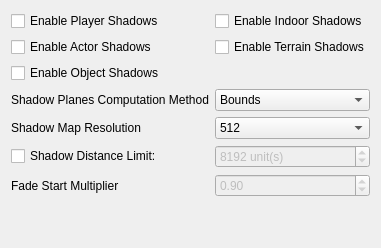
           <widget class="QWidget" name="shadowsTab">
            <attribute name="title">
             <string>Shadows</string>
            </attribute>
            <layout class="QHBoxLayout" name="horizontalLayout">
             <item>
              <layout class="QGridLayout" name="shadowsLayout" columnstretch="0,0">
               <item row="5" column="1">
                <widget class="QComboBox" name="shadowComputeSceneBoundsComboBox">
                 <item>
                  <property name="text">
                   <string>Bounds</string>
                  </property>
                 </item>
                 <item>
                  <property name="text">
                   <string>Primitives</string>
                  </property>
                 </item>
                 <item>
                  <property name="text">
                   <string>None</string>
                  </property>
                 </item>
                </widget>
               </item>
               <item row="5" column="0">
                <widget class="QLabel" name="shadowComputeSceneBoundsLabel">
                 <property name="toolTip">
                  <string>&lt;html&gt;&lt;head/&gt;&lt;body&gt;&lt;p&gt;Type of &quot;compute scene bounds&quot; computation method to be used. Bounds (default) for good balance between performance and shadow quality, primitives for better looking shadows or none for no computation.&lt;/p&gt;&lt;/body&gt;&lt;/html&gt;</string>
                 </property>
                 <property name="text">
                  <string>Shadow Planes Computation Method</string>
                 </property>
                </widget>
               </item>
               <item row="7" column="1">
                <widget class="QSpinBox" name="shadowDistanceSpinBox">
                 <property name="enabled">
                  <bool>false</bool>
                 </property>
                 <property name="toolTip">
                  <string>&lt;html&gt;&lt;head/&gt;&lt;body&gt;&lt;p&gt;64 game units is 1 real life yard or about 0.9 m&lt;/p&gt;&lt;/body&gt;&lt;/html&gt;</string>
                 </property>
                 <property name="suffix">
                  <string> unit(s)</string>
                 </property>
                 <property name="minimum">
                  <number>512</number>
                 </property>
                 <property name="maximum">
                  <number>81920</number>
                 </property>
                 <property name="singleStep">
                  <number>128</number>
                 </property>
                 <property name="value">
                  <number>8192</number>
                 </property>
                </widget>
               </item>
               <item row="1" column="0">
                <widget class="QCheckBox" name="actorShadowsCheckBox">
                 <property name="toolTip">
                  <string>&lt;html&gt;&lt;head/&gt;&lt;body&gt;&lt;p&gt;Enable shadows for NPCs and creatures besides the player character. May have a minor performance impact.&lt;/p&gt;&lt;/body&gt;&lt;/html&gt;</string>
                 </property>
                 <property name="text">
                  <string>Enable Actor Shadows</string>
                 </property>
                </widget>
               </item>
               <item row="6" column="1">
                <widget class="QComboBox" name="shadowResolutionComboBox">
                 <item>
                  <property name="text">
                   <string>512</string>
                  </property>
                 </item>
                 <item>
                  <property name="text">
                   <string>1024</string>
                  </property>
                 </item>
                 <item>
                  <property name="text">
                   <string>2048</string>
                  </property>
                 </item>
                 <item>
                  <property name="text">
                   <string>4096</string>
                  </property>
                 </item>
                </widget>
               </item>
               <item row="8" column="0">
                <widget class="QLabel" name="fadeStartLabel">
                 <property name="toolTip">
                  <string>&lt;html&gt;&lt;head/&gt;&lt;body&gt;&lt;p&gt;The fraction of the limit above at which shadows begin to gradually fade away.&lt;/p&gt;&lt;/body&gt;&lt;/html&gt;</string>
                 </property>
                 <property name="text">
                  <string>Fade Start Multiplier</string>
                 </property>
                </widget>
               </item>
               <item row="0" column="0">
                <widget class="QCheckBox" name="playerShadowsCheckBox">
                 <property name="toolTip">
                  <string>&lt;html&gt;&lt;head/&gt;&lt;body&gt;&lt;p&gt;Enable shadows exclusively for the player character. May have a very minor performance impact.&lt;/p&gt;&lt;/body&gt;&lt;/html&gt;</string>
                 </property>
                 <property name="text">
                  <string>Enable Player Shadows</string>
                 </property>
                </widget>
               </item>
               <item row="6" column="0">
                <widget class="QLabel" name="shadowResolutionLabel">
                 <property name="toolTip">
                  <string>&lt;html&gt;&lt;head/&gt;&lt;body&gt;&lt;p&gt;The resolution of each individual shadow map. Increasing it significantly improves shadow quality but may have a minor performance impact.&lt;/p&gt;&lt;/body&gt;&lt;/html&gt;</string>
                 </property>
                 <property name="text">
                  <string>Shadow Map Resolution</string>
                 </property>
                </widget>
               </item>
               <item row="7" column="0">
                <widget class="QCheckBox" name="shadowDistanceCheckBox">
                 <property name="toolTip">
                  <string>&lt;html&gt;&lt;head/&gt;&lt;body&gt;&lt;p&gt;The distance from the camera at which shadows completely disappear.&lt;/p&gt;&lt;/body&gt;&lt;/html&gt;</string>
                 </property>
                 <property name="text">
                  <string>Shadow Distance Limit:</string>
                 </property>
                </widget>
               </item>
               <item row="2" column="0">
                <widget class="QCheckBox" name="objectShadowsCheckBox">
                 <property name="toolTip">
                  <string>&lt;html&gt;&lt;head/&gt;&lt;body&gt;&lt;p&gt;Enable shadows for primarily inanimate objects. May have a significant performance impact.&lt;/p&gt;&lt;/body&gt;&lt;/html&gt;</string>
                 </property>
                 <property name="text">
                  <string>Enable Object Shadows</string>
                 </property>
                </widget>
               </item>
               <item row="8" column="1">
                <widget class="QDoubleSpinBox" name="fadeStartSpinBox">
                 <property name="enabled">
                  <bool>false</bool>
                 </property>
                 <property name="decimals">
                  <number>2</number>
                 </property>
                 <property name="minimum">
                  <double>0.000000000000000</double>
                 </property>
                 <property name="maximum">
                  <double>1.000000000000000</double>
                 </property>
                 <property name="singleStep">
                  <double>0.010000000000000</double>
                 </property>
                 <property name="value">
                  <double>0.900000000000000</double>
                 </property>
                </widget>
               </item>
               <item row="9" column="1">
                <spacer name="verticalSpacer_8">
                 <property name="orientation">
                  <enum>Qt::Vertical</enum>
                 </property>
                 <property name="sizeHint" stdset="0">
                  <size>
                   <width>20</width>
                   <height>40</height>
                  </size>
                 </property>
                </spacer>
               </item>
               <item row="0" column="1">
                <widget class="QCheckBox" name="indoorShadowsCheckBox">
                 <property name="toolTip">
                  <string>&lt;html&gt;&lt;head/&gt;&lt;body&gt;&lt;p&gt;Due to limitations with Morrowind's data, only actors can cast shadows indoors, which some might feel is distracting.&lt;/p&gt;&lt;p&gt;Has no effect if actor/player shadows are not enabled.&lt;/p&gt;&lt;/body&gt;&lt;/html&gt;</string>
                 </property>
                 <property name="text">
                  <string>Enable Indoor Shadows</string>
                 </property>
                </widget>
               </item>
               <item row="1" column="1">
                <widget class="QCheckBox" name="terrainShadowsCheckBox">
                 <property name="toolTip">
                  <string>&lt;html&gt;&lt;head/&gt;&lt;body&gt;&lt;p&gt;Enable shadows for the terrain including distant terrain. May have a significant performance and shadow quality impact.&lt;/p&gt;&lt;/body&gt;&lt;/html&gt;</string>
                 </property>
                 <property name="text">
                  <string>Enable Terrain Shadows</string>
                 </property>
                </widget>
               </item>
              </layout>
             </item>
            </layout>
           </widget>
